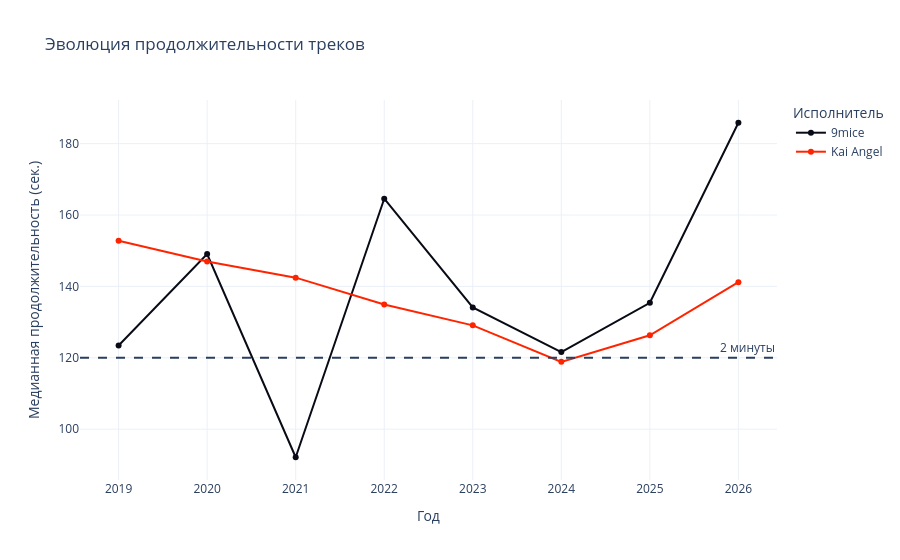

The code cell stored with this chart in its notebook:
### Markdown cell above
### Эволюция продолжительности треков

### Code cell
yearly_duration = (
    artist_tracks
    .groupby(["year", "artist"])["duration_sec"]
    .agg(["mean", "median", "count"])
    .reset_index()
)

display(yearly_duration)

fig = px.line(
    yearly_duration,
    x="year",
    y="median",
    color="artist",
    markers=True,
    hover_data=["count", "mean"],
    title="Эволюция продолжительности треков",
    labels={
        "year": "Год",
        "median": "Медианная продолжительность (сек.)",
        "artist": "Исполнитель"
    },
    color_discrete_map=artist_colors,
    template="plotly_white"
)

fig.add_hline(
    y=120,
    line_dash="dash",
    annotation_text="2 минуты"
)

fig.show()

### Figure 1 — Plotly figure (JSON) as saved in the notebook; plotly's stock layout.template omitted (floating-point values rounded to 4 significant figures)
{"data": [{"customdata": [[1.0, 123.4], [1.0, 149.1], [8.0, 97.37], [1.0, 164.6], [25.0, 136.1], [22.0, 111.2], [19.0, 130.3], [5.0, 188.7]], "hovertemplate": "Исполнитель=9mice<br>Год=%{x}<br>Медианная продолжительность (сек.)=%{y}<br>count=%{customdata[0]}<br>mean=%{customdata[1]}<extra></extra>", "legendgroup": "9mice", "line": {"color": "#080B16", "dash": "solid"}, "marker": {"symbol": "circle"}, "mode": "lines+markers", "name": "9mice", "orientation": "v", "showlegend": true, "type": "scatter", "x": [2019, 2020, 2021, 2022, 2023, 2024, 2025, 2026], "xaxis": "x", "y": [123.4, 149.1, 92.13, 164.6, 134.1, 121.6, 135.4, 185.8], "yaxis": "y"}, {"customdata": [[3.0, 151.9], [9.0, 148.2], [21.0, 141.9], [10.0, 134.2], [32.0, 132.3], [39.0, 126.3], [28.0, 130.5], [29.0, 146.9]], "hovertemplate": "Исполнитель=Kai Angel<br>Год=%{x}<br>Медианная продолжительность (сек.)=%{y}<br>count=%{customdata[0]}<br>mean=%{customdata[1]}<extra></extra>", "legendgroup": "Kai Angel", "line": {"color": "#FF2400", "dash": "solid"}, "marker": {"symbol": "circle"}, "mode": "lines+markers", "name": "Kai Angel", "orientation": "v", "showlegend": true, "type": "scatter", "x": [2019, 2020, 2021, 2022, 2023, 2024, 2025, 2026], "xaxis": "x", "y": [152.8, 147.0, 142.5, 134.9, 129.1, 118.9, 126.3, 141.2], "yaxis": "y"}], "layout": {"annotations": [{"showarrow": false, "text": "2 минуты", "x": 1, "xanchor": "right", "xref": "x domain", "y": 120, "yanchor": "bottom", "yref": "y"}], "legend": {"title": {"text": "Исполнитель"}, "tracegroupgap": 0}, "shapes": [{"line": {"dash": "dash"}, "type": "line", "x0": 0, "x1": 1, "xref": "x domain", "y0": 120, "y1": 120, "yref": "y"}], "title": {"text": "Эволюция продолжительности треков"}, "xaxis": {"anchor": "y", "domain": [0, 1], "title": {"text": "Год"}}, "yaxis": {"anchor": "x", "domain": [0, 1], "title": {"text": "Медианная продолжительность (сек.)"}}}}
